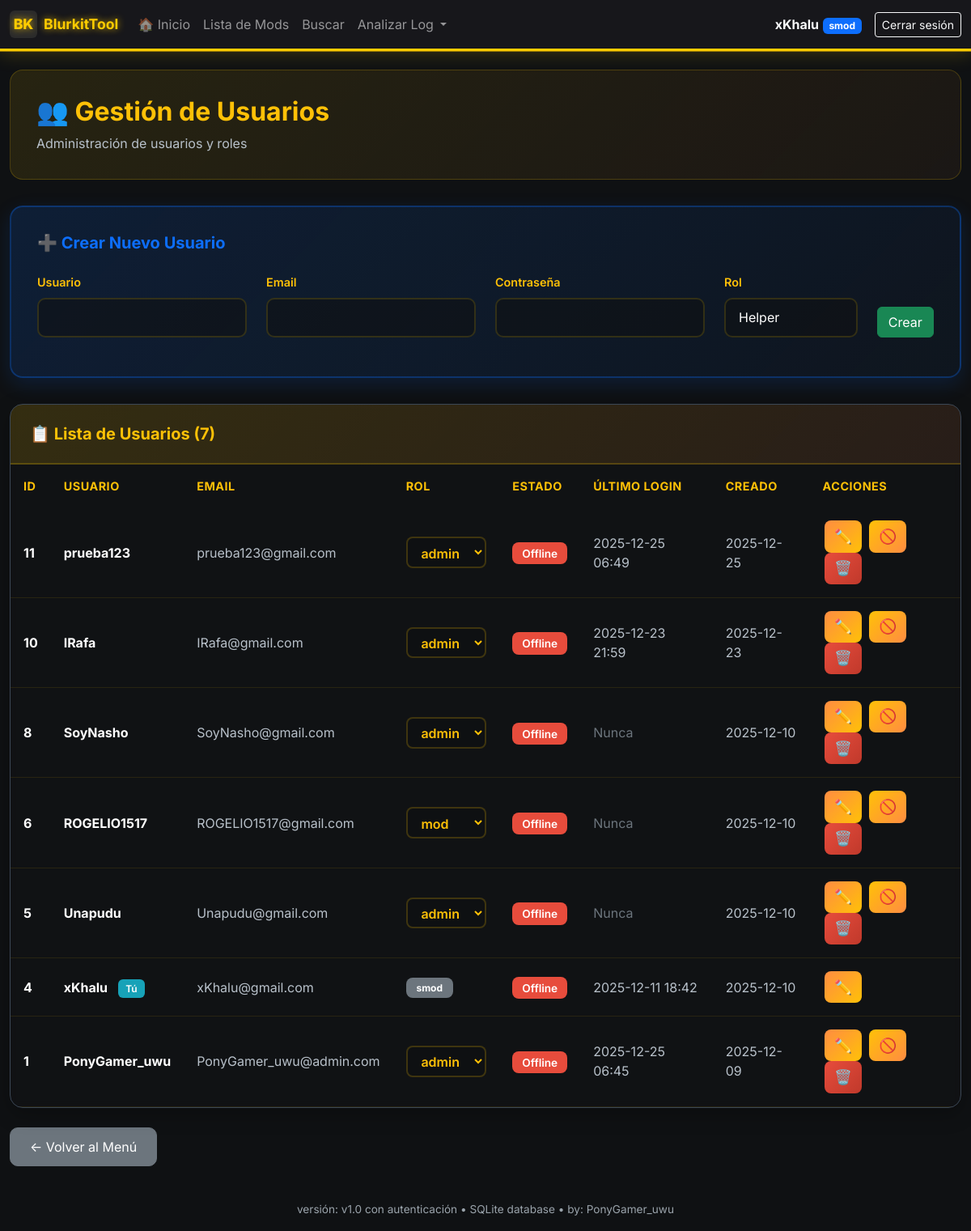
/admin/users (signed in), run on an earlier commit of the app's database.
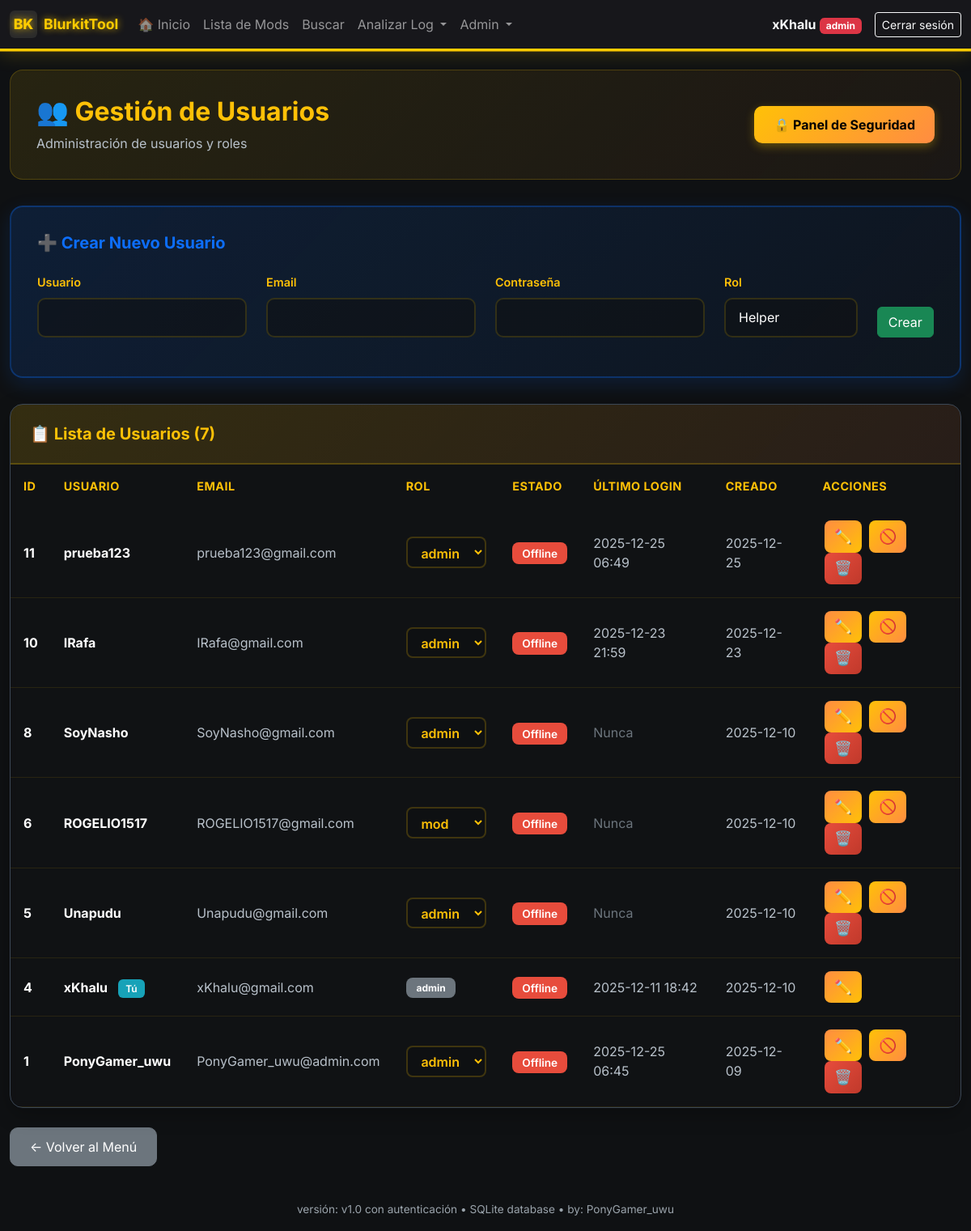
And on a later commit of the database.
### models.py (models this page shows, shortened)
class User(UserMixin, db.Model):
    __tablename__ = 'users'
    id = db.Column(db.Integer, primary_key=True)
    username = db.Column(db.String(80), unique=True, nullable=False, index=True)
    email = db.Column(db.String(120), unique=True, nullable=False, index=True)
    password_hash = db.Column(db.String(255), nullable=False)
    role = db.Column(db.String(20), nullable=False, default='helper')  # helper, mod, smod, admin
    is_active = db.Column(db.Boolean, default=True, nullable=False)
    created_at = db.Column(db.DateTime, default=datetime.utcnow, nullable=False)
    last_login = db.Column(db.DateTime)
    def has_role(self, *roles):
        return self.role in roles
    def is_admin(self):
        return self.role == 'admin'

### app.py (the view)
@app.route('/admin/users')
@smod_required
def admin_users():
    users = User.query.order_by(User.created_at.desc()).all()
    now = time()
    users_with_status = []
    for user in users:
        last_seen = online_users.get(user.username)
        is_online = last_seen is not None and (now - last_seen) < ONLINE_TIMEOUT
        users_with_status.append((user, is_online))
    return render_template('admin_users.html', users=users_with_status)

### app.py (called while the page is built)
@login_manager.user_loader
def load_user(user_id):
    try:
        return db.session.get(User, int(user_id))
    except:
        return None

@app.before_request
def restore_session_history():
    if current_user.is_authenticated:
        user_key = current_user.username
        if 'logs_history' in session and user_key not in logs_history:
            logs_history[user_key] = session.get('logs_history', [])
        session.permanent = True

@app.before_request
def force_logout_on_render():
    if os.environ.get('FLASK_ENV') == 'production' and not logout_flag['done']:
        if request.endpoint and not request.endpoint.startswith(('login', 'static', 'auth', 'admin_create_user')) and current_user.is_authenticated:
            logout_flag['done'] = True  # Mover antes del redirect para evitar doble logout
            session.clear()
            logout_user()
            flash('Por seguridad, vuelve a iniciar sesión.', 'info')
            return redirect(url_for('login'))

@app.after_request
def set_security_headers(response):
    response.headers['X-Frame-Options'] = 'SAMEORIGIN'
    response.headers['X-Content-Type-Options'] = 'nosniff'
    response.headers['X-XSS-Protection'] = '1; mode=block'
    response.headers['Referrer-Policy'] = 'strict-origin-when-cross-origin'
    if os.environ.get('FLASK_ENV') == 'production':
        response.headers['Content-Security-Policy'] = "default-src 'self'; script-src 'self' 'unsafe-inline' https://cdn.jsdelivr.net; style-src 'self' 'unsafe-inline' https://cdn.jsdelivr.net; img-src 'self' data:; font-src 'self' https://cdn.jsdelivr.net"
    return response

### auth.py (called while the page is built)
def roles_required(*roles):
    def decorator(f):
        @wraps(f)
        def decorated_function(*args, **kwargs):
            if not current_user.is_authenticated:
                flash('Por favor inicia sesión para acceder a esta página.', 'warning')
                return redirect(url_for('login'))
            if not current_user.has_role(*roles):
                abort(403)
            return f(*args, **kwargs)
        return decorated_function
    return decorator

### templates/admin_users.html (shortened to what this page needs)
{% extends "base.html" %}
{% block content %}
<div class="container-main mt-4">
    <div class="admin-header">
        <div class="d-flex justify-content-between align-items-center">
            <div>
                <h2>👥 Gestión de Usuarios</h2>
                <p>Administración de usuarios y roles</p>
            </div>
            {% if current_user.is_admin() %}
            <a href="{{ url_for('admin_security') }}" class="btn btn-security">
                🔒 Panel de Seguridad
            </a>
            {% endif %}
        </div>
    </div>
    <div class="create-user-card">
        <h5>➕ Crear Nuevo Usuario</h5>
        <div>
            <form method="POST" action="{{ url_for('admin_create_user') }}">
                <div class="row">
                    <div class="col-md-3">
                        <div class="mb-3">
                            <label for="username" class="form-label">Usuario</label>
                            <input type="text" class="form-control" id="username" name="username" required>
                        </div>
                    </div>
                    <div class="col-md-3">
                        <div class="mb-3">
                            <label for="email" class="form-label">Email</label>
                            <input type="email" class="form-control" id="email" name="email" required>
                        </div>
                    </div>
                    <div class="col-md-3">
                        <div class="mb-3">
                            <label for="password" class="form-label">Contraseña</label>
                            <input type="password" class="form-control" id="password" name="password" required>
                        </div>
                    </div>
                    <div class="col-md-2">
                        <div class="mb-3">
                            <label for="role" class="form-label">Rol</label>
                            <select class="form-select" id="role" name="role" required>
                                <option value="helper">Helper</option>
                            </select>
                        </div>
                    </div>
                    <div class="col-md-1 d-flex align-items-end">
                        <button type="submit" class="btn btn-success w-100 mb-3">Crear</button>
                    </div>
                </div>
            </form>
        </div>
    </div>
    <div class="users-table-card">
        <div class="users-table-header">
            <h5>📋 Lista de Usuarios ({{ users|length }})</h5>
        </div>
        <div class="table-responsive">
            <table class="table mb-0">
                <thead>
                    <tr>
                        <th>ID</th>
                        <th>Usuario</th>
                        <th>Email</th>
                        <th>Rol</th>
                        <th>Estado</th>
                        <th>Último login</th>
                        <th>Creado</th>
                        <th>Acciones</th>
                    </tr>
                </thead>
                <tbody>
                        {% for item in users %}
                        {% if item is iterable and item|length == 2 %}
                            {% set user = item[0] %}
                            {% set is_online = item[1] %}
                        {% else %}
                            {% set user = item %}
                            {% set is_online = false %}
                        {% endif %}
                        <tr {% if not user.is_active %}style="opacity: 0.6;"{% endif %}>
                            <td><strong style="color: #ffffff;">{{ user.id }}</strong></td>
                            <td>
                                <strong style="color: #ffffff;">{{ user.username }}</strong>
                                {% if user.id == current_user.id %}
                                <span class="badge-you">Tú</span>
                                {% endif %}
                            </td>
                            <td style="color: #b8c1ca;">{{ user.email }}</td>
                            <td>
                                {% if user.id == current_user.id %}
                                <span class="badge bg-secondary" style="padding: 0.4rem 0.8rem; border-radius: 8px;">{{ user.role }}</span>
                                {% else %}
                                <form method="POST" action="{{ url_for('admin_change_role', user_id=user.id) }}" class="d-inline">
                                    <select name="role" class="form-select-role" onchange="this.form.submit()">
                                        <option value="mod" {% if user.role == 'mod' %}selected{% endif %}>mod</option>
                                        <option value="admin" {% if user.role == 'admin' %}selected{% endif %}>admin</option>
                                    </select>
                                </form>
                                {% endif %}
                            </td>
                            <td>
                                {% if is_online %}
                                <span class="badge-active" style="background-color: #28a745;">🟢 Online</span>
                                {% elif user.is_active %}
                                <span class="badge-inactive">Offline</span>
                                {% else %}
                                <span class="badge-inactive">Inactivo</span>
                                {% endif %}
                            </td>
                            <td style="color: #b8c1ca;">
                                {% if user.last_login %}
                                {{ user.last_login.strftime('%Y-%m-%d %H:%M') }}
                                {% else %}
                                <span style="color: #6c757d;">Nunca</span>
                                {% endif %}
                            </td>
                            <td style="color: #b8c1ca;">{{ user.created_at.strftime('%Y-%m-%d') }}</td>
                            <td>
                                <button type="button" class="btn btn-action btn-edit" title="Editar"
                                        data-bs-toggle="modal" data-bs-target="#editModal{{ user.id }}">
                                    ✏️
                                </button>
                                {% if user.id != current_user.id %}
                                <form method="POST" action="{{ url_for('admin_toggle_user', user_id=user.id) }}" class="d-inline">
                                    {% if user.is_active %}
                                    <button type="submit" class="btn btn-action btn-kick" title="Kick (desactivar)">
                                        🚫
                                    </button>
                                    {% else %}
                                    <button type="submit" class="btn btn-action btn-activate" title="Activar">
                                        ✓
                                    </button>
                                    {% endif %}
                                </form>
                                <form method="POST" action="{{ url_for('admin_delete_user', user_id=user.id) }}" class="d-inline"
                                      onsubmit="return confirm('¿Banear y eliminar usuario {{ user.username }}?')">
                                    <button type="submit" class="btn btn-action btn-delete" title="Ban (eliminar)">
                                        🗑️
                                    </button>
                                </form>
                                {% endif %}
                            </td>
                        </tr>
                        {% endfor %}
                    </tbody>
                </table>
            </div>
        </div>
    </div>
    <div class="mt-4">
        <a href="{{ url_for('menu') }}" class="btn btn-secondary" style="border-radius: 10px; padding: 0.7rem 1.5rem;">← Volver al Menú</a>
    </div>
{% endblock %}

### templates/base.html (shortened to what this page needs)
<!doctype html>
<html lang="es">
  <head>
    <link href="https://cdn.jsdelivr.net/npm/bootstrap@5.3.2/dist/css/bootstrap.min.css" rel="stylesheet">
    <link rel="stylesheet" href="{{ url_for('static', filename='style.css') }}">
  </head>
  <body>
    <nav class="navbar navbar-expand-lg navbar-dark">
      <div class="container container-main">
        <a class="navbar-brand d-flex align-items-center" href="{{ url_for('menu') if current_user.is_authenticated else url_for('home') }}">
          <div style="width:34px;height:34px;background:#2b2b2b;border-radius:6px;display:flex;align-items:center;justify-content:center;margin-right:8px;font-weight:800;color:var(--accent)">BK</div>
          <div>
            BlurkitTool
          </div>
        </a>
        {% if current_user.is_authenticated %}
        <div class="collapse navbar-collapse" id="navbarNav">
          <ul class="navbar-nav me-auto">
            <li class="nav-item">
              <a class="nav-link" href="{{ url_for('home') }}">🏠 Inicio</a>
            </li>
            {% if request.endpoint != 'menu' %}
            <li class="nav-item">
              <a class="nav-link" href="{{ url_for('index') }}">Lista de Mods</a>
            </li>
            <li class="nav-item">
              <a class="nav-link" href="{{ url_for('search') }}">Buscar</a>
            </li>
            <li class="nav-item dropdown">
              <a class="nav-link dropdown-toggle" href="#" id="analyzeDropdown" role="button" data-bs-toggle="dropdown">
                Analizar Log
              </a>
            </li>
            {% if current_user.is_admin() %}
            <li class="nav-item dropdown">
              <a class="nav-link dropdown-toggle" href="#" id="adminDropdown" role="button" data-bs-toggle="dropdown">
                Admin
              </a>
            </li>
            {% endif %}
            {% endif %}
          </ul>
          <div class="d-flex align-items-center ms-auto">
            <span class="text-light me-3">
              <strong>{{ current_user.username }}</strong>
              <span class="badge
                {% if current_user.role == 'admin' %}bg-danger
                {% elif current_user.role == 'smod' %}bg-primary
                {% elif current_user.role == 'mod' %}bg-success
                {% else %}bg-info{% endif %}">
                {{ current_user.role }}
              </span>
            </span>
            <a class="btn btn-sm btn-outline-light" href="{{ url_for('logout') }}">Cerrar sesión</a>
          </div>
        </div>
        {% endif %}
      </div>
    </nav>
    <main class="container container-main my-4">
      {% block content %}{% endblock %}
    </main>
    <footer class="container container-main text-center py-3">
      <span class="footer-note">versión: v1.0 con autenticación • SQLite database • by: PonyGamer_uwu</span>
    </footer>
  </body>
</html>

### static/style.css (style rules this page uses)
:root { --bg:#0f1113; --panel:#17181a; --muted:#9aa3ab; --accent:#ffcc00; --good:#2ecc71; --bad:#e74c3c; --card-border: rgba(255,255,255,0.04); --scroll-track: #0f1113; --scroll-thumb: #5a5f66; }
body { background: var(--bg); color: #e6eef3; font-family: 'Inter', system-ui, -apple-system, 'Segoe UI', Roboto, 'Helvetica Neue', Arial; }
* { scrollbar-width: thin; scrollbar-color: var(--scroll-thumb) var(--scroll-track); }
.navbar-brand { font-weight:700; font-size:1.1rem; color: #ffcc00 !important; text-shadow: 0 0 8px #ffcc00cc; }
.navbar { background: rgba(24, 24, 28, 0.98) !important; box-shadow: 0 4px 24px 0 #ffcc0033, 0 1.5px 0 #ffcc00; border-bottom: 2px solid #ffcc00; z-index: 1002; position: relative; }
.container-main { max-width:1500px; margin:0 auto; }
.footer-note { color:var(--muted); font-size:0.85rem; }

### templates/base.html (style rules this page uses)
.table { --bs-table-bg: transparent; --bs-table-border-color: rgba(255, 204, 0, 0.1); }
.table>:not(caption)>*>* { background-color: transparent !important; box-shadow: none !important; }
.table-responsive { background: transparent; }

What changed in the data, as far as the page shows it:
changed User "xKhalu": role "smod" → "admin"
Also different on the page:
text now shown: "Admin 🔒 Panel de Seguridad"
